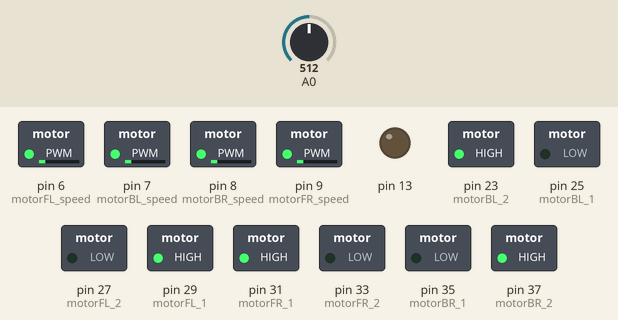
Recording of a sketch running on a simulated Arduino Mega 2560, built with avr-gcc and run on an emulated ATmega2560. Parts: switched loads named in the sketch (green lamp = pin HIGH), output pins drawn as LEDs (lit = HIGH). The inputs (shaded band) are chosen by the test bench; at power-on: A0 = 512. What the sketch prints to the serial monitor is not drawn.

Above: at 0.1 s.
Timing chart, 0 to 1.6 s (numbered marks = the images above):
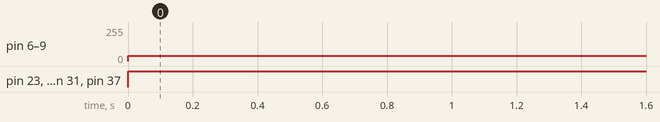

The sketch:

testingL298N_sense.ino
```cpp
const int motorFL_speed = 6;            //front left enA
const int motorFL_1 = 29;                //front left in1
const int motorFL_2 = 27;                //front left in2
const int motorBL_speed = 7;            //back left enB
const int motorBL_1 = 25;                //back left in3
const int motorBL_2 = 23;                //back left in4


const int motorFR_speed = 9;            //front right enA
const int motorFR_1 = 31;                //front right in1
const int motorFR_2 = 33;                //front right in2
const int motorBR_speed = 8;           //back right enB
const int motorBR_1 = 35;               //back right in3
const int motorBR_2 = 37;               //back right in4

const int motorIL_speed = 10;            //intake left enA, unused
const int motorIL_1 = 43;                //intake left in1
const int motorIL_2 = 45;                //intake left in2
const int motorIR_speed = 11;           //intake right enB, unused
const int motorIR_1 = 39;               //intake right in3
const int motorIR_2 = 41;               //intake right in4

void setup() {
  // put your setup code here, to run once:
  pinMode(motorFL_speed, OUTPUT);
  pinMode(motorFL_1, OUTPUT);
  pinMode(motorFL_2, OUTPUT);
  pinMode(motorFR_speed, OUTPUT);
  pinMode(motorFR_1, OUTPUT);
  pinMode(motorFR_2, OUTPUT);
  pinMode(motorBL_speed, OUTPUT);
  pinMode(motorBL_1, OUTPUT);
  pinMode(motorBL_2, OUTPUT);
  pinMode(motorBR_speed, OUTPUT);
  pinMode(motorBR_1, OUTPUT);
  pinMode(motorBR_2, OUTPUT);

  pinMode(13,OUTPUT);

  Serial.begin(115200);
}

void loop() {
//  // put your main code here, to run repeatedly:
//  digitalWrite(13,HIGH);
//
//  digitalWrite(motorIL_1, HIGH);
//  digitalWrite(motorIL_2, HIGH);
//  analogWrite(motorIL_speed, 255);
//
//  digitalWrite(motorIR_1, HIGH);
//  digitalWrite(motorIR_2, HIGH);
//  analogWrite(motorIR_speed, 255);
//
//

//strafe inwards by default with low power to manatain current draw

int stall_speed = 40;

  digitalWrite(motorFL_1, HIGH);
  digitalWrite(motorFL_2, LOW);
  analogWrite(motorFL_speed, stall_speed);
//
  digitalWrite(motorFR_1, HIGH);
  digitalWrite(motorFR_2, LOW);
  analogWrite(motorFR_speed, stall_speed);
//
//
  digitalWrite(motorBL_1, LOW);
  digitalWrite(motorBL_2, HIGH);
  analogWrite(motorBL_speed, stall_speed);
//
  digitalWrite(motorBR_1, LOW);
  digitalWrite(motorBR_2, HIGH);
  analogWrite(motorBR_speed, stall_speed);

  Serial.println(analogRead(A0));
}
```

Measured:
- by itself, pin 6 (motorFL_speed), pin 7 (motorBL_speed), pin 8 (motorBR_speed), pin 9 (motorFR_speed): 0/255 → 40/255 at 0.00 s
- by itself, pin 23 (motorBL_2), pin 29 (motorFL_1), pin 31 (motorFR_1), pin 37 (motorBR_2): LOW → HIGH at 0.00 s
